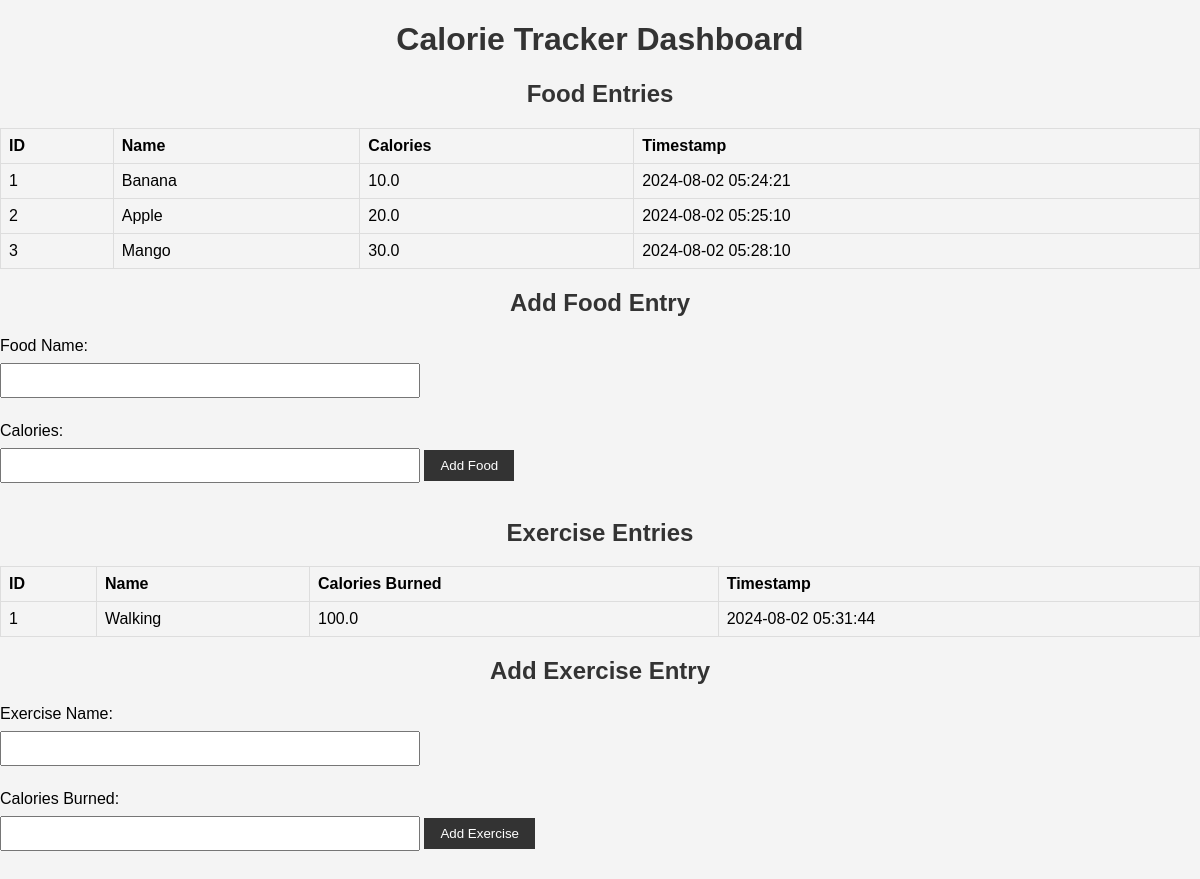
/dashboard, run on the app's committed database.
### app/models.py (models this page shows)
class FoodEntry(db.Model):
    id = db.Column(db.Integer, primary_key=True)
    name = db.Column(db.String(100), nullable=False)
    calories = db.Column(db.Float, nullable=False)
    timestamp = db.Column(db.DateTime, default=db.func.current_timestamp())

class ExerciseEntry(db.Model):
    id = db.Column(db.Integer, primary_key=True)
    name = db.Column(db.String(100), nullable=False)
    calories_burned = db.Column(db.Float, nullable=False)
    timestamp = db.Column(db.DateTime, default=db.func.current_timestamp())

### app/routes.py (the view)
@bp.route("/dashboard")
def dashboard():
    food_entries = FoodEntry.query.all()
    exercise_entries = ExerciseEntry.query.all()
    return render_template(
        "dashboard.html", food_entries=food_entries, exercise_entries=exercise_entries
    )

### app/templates/dashboard.html (shortened to what this page needs)
<!DOCTYPE html>
<html lang="en">
<head>
    <link rel="stylesheet" href="{{ url_for('static', filename='style.css') }}">
</head>
<body>
    <h1>Calorie Tracker Dashboard</h1>
    <h2>Food Entries</h2>
    <table>
        <thead>
            <tr>
                <th>ID</th>
                <th>Name</th>
                <th>Calories</th>
                <th>Timestamp</th>
            </tr>
        </thead>
        <tbody>
            {% for entry in food_entries %}
            <tr>
                <td>{{ entry.id }}</td>
                <td>{{ entry.name }}</td>
                <td>{{ entry.calories }}</td>
                <td>{{ entry.timestamp }}</td>
            </tr>
            {% endfor %}
        </tbody>
    </table>
    <h2>Add Food Entry</h2>
    <form action="{{ url_for('main.add_food') }}" method="post">
        <label for="name">Food Name:</label>
        <input type="text" id="name" name="name" required>
        <label for="calories">Calories:</label>
        <input type="number" id="calories" name="calories" step="0.01" required>
        <button type="submit">Add Food</button>
    </form>
    <h2>Exercise Entries</h2>
    <table>
        <thead>
            <tr>
                <th>ID</th>
                <th>Name</th>
                <th>Calories Burned</th>
                <th>Timestamp</th>
            </tr>
        </thead>
        <tbody>
            {% for entry in exercise_entries %}
            <tr>
                <td>{{ entry.id }}</td>
                <td>{{ entry.name }}</td>
                <td>{{ entry.calories_burned }}</td>
                <td>{{ entry.timestamp }}</td>
            </tr>
            {% endfor %}
        </tbody>
    </table>
    <h2>Add Exercise Entry</h2>
    <form action="{{ url_for('main.add_exercise') }}" method="post">
        <label for="name">Exercise Name:</label>
        <input type="text" id="name" name="name" required>
        <label for="calories_burned">Calories Burned:</label>
        <input type="number" id="calories_burned" name="calories_burned" step="0.01" required>
        <button type="submit">Add Exercise</button>
    </form>
</body>
</html>

### app/static/style.css (style rules this page uses)
body { font-family: Arial, sans-serif; margin: 0; padding: 0; background-color: #f4f4f4; }
h1, h2 { text-align: center; color: #333; }
form { margin-bottom: 1rem; }
label { display: block; margin: 0.5rem 0; }
input, select { margin-bottom: 1rem; padding: 0.5rem; width: 100%; max-width: 400px; }
button { padding: 0.5rem 1rem; background-color: #333; color: white; border: none; cursor: pointer; }
table { width: 100%; border-collapse: collapse; margin-bottom: 1rem; }
table, th, td { border: 1px solid #ddd; }
th, td { padding: 0.5rem; text-align: left; }

### data on the page
FoodEntry: id "1", name "Banana", calories "10.0", timestamp "2024-08-02 05:24:21"
FoodEntry: id "2", name "Apple", calories "20.0", timestamp "2024-08-02 05:25:10"
FoodEntry: id "3", name "Mango", calories "30.0", timestamp "2024-08-02 05:28:10"
ExerciseEntry: id "1", name "Walking", calories_burned "100.0", timestamp "2024-08-02 05:31:44"
